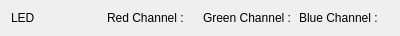
<?xml version="1.0" encoding="UTF-8"?>
<ui version="4.0">
 <class>OpenRGBDMXLedSettingsHeaderUi</class>
 <widget class="QWidget" name="OpenRGBDMXLedSettingsHeaderUi">
  <property name="geometry">
   <rect>
    <x>0</x>
    <y>0</y>
    <width>400</width>
    <height>34</height>
   </rect>
  </property>
  <property name="windowTitle">
   <string>Form</string>
  </property>
  <layout class="QGridLayout" name="gridLayout">
   <item row="4" column="3">
    <widget class="QLabel" name="LedLabel">
     <property name="text">
      <string>LED</string>
     </property>
    </widget>
   </item>
   <item row="4" column="4">
    <widget class="QLabel" name="RedLabel">
     <property name="text">
      <string>Red Channel :</string>
     </property>
    </widget>
   </item>
   <item row="4" column="5">
    <widget class="QLabel" name="GreenLabel">
     <property name="text">
      <string>Green Channel :</string>
     </property>
    </widget>
   </item>
   <item row="4" column="6">
    <widget class="QLabel" name="BlueLabel">
     <property name="text">
      <string>Blue Channel :</string>
     </property>
    </widget>
   </item>
  </layout>
 </widget>
 <resources/>
 <connections/>
</ui>
